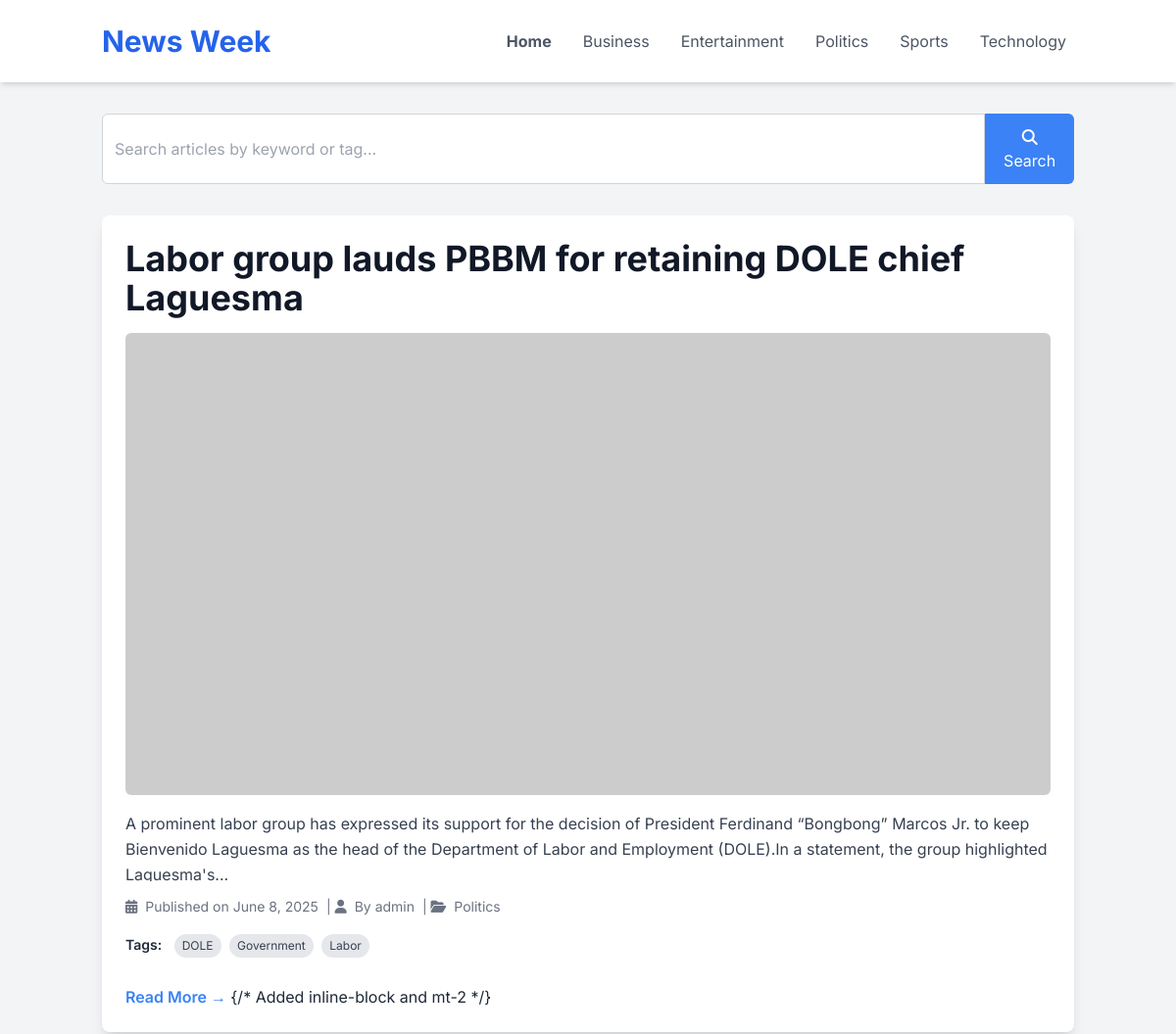
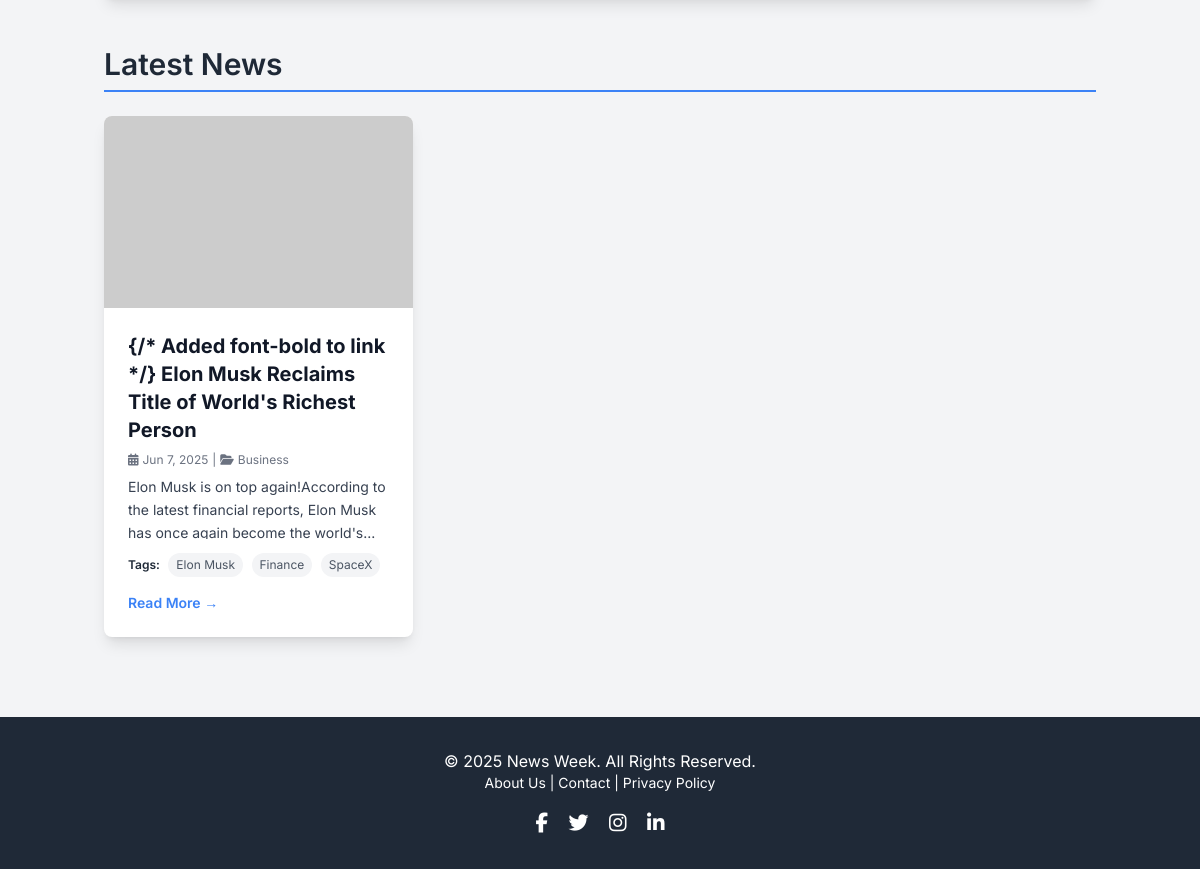
The page / on the database its author committed (2 pictures, top to bottom).
### tables this page shows
CREATE TABLE `categories` (
  `id` int(11) NOT NULL AUTO_INCREMENT,
  `name` varchar(100) NOT NULL,
  `slug` varchar(120) NOT NULL,
  `description` text DEFAULT NULL,
  `created_at` timestamp NOT NULL DEFAULT current_timestamp(),
  PRIMARY KEY (`id`),
  UNIQUE KEY `name` (`name`),
  UNIQUE KEY `slug` (`slug`)
);

CREATE TABLE `articles` (
  `id` int(11) NOT NULL AUTO_INCREMENT,
  `title` varchar(255) NOT NULL,
  `slug` varchar(270) NOT NULL,
  `content` longtext NOT NULL,
  `category_id` int(11) DEFAULT NULL,
  `admin_id` int(11) DEFAULT NULL,
  `image_url` varchar(255) DEFAULT NULL,
  `status` enum('draft','published','archived') NOT NULL DEFAULT 'draft',
  `publish_date` datetime DEFAULT NULL,
  `views` int(11) NOT NULL DEFAULT 0,
  `created_at` timestamp NOT NULL DEFAULT current_timestamp(),
  `updated_at` timestamp NOT NULL DEFAULT current_timestamp() ON UPDATE current_timestamp(),
  PRIMARY KEY (`id`),
  UNIQUE KEY `slug` (`slug`),
  KEY `category_id` (`category_id`),
  KEY `admin_id` (`admin_id`),
  KEY `status` (`status`),
  KEY `publish_date` (`publish_date`)
);

CREATE TABLE `tags` (
  `id` int(11) NOT NULL AUTO_INCREMENT,
  `name` varchar(50) NOT NULL,
  `slug` varchar(60) NOT NULL,
  `created_at` timestamp NOT NULL DEFAULT current_timestamp(),
  PRIMARY KEY (`id`),
  UNIQUE KEY `name` (`name`),
  UNIQUE KEY `slug` (`slug`)
);

### admin/includes/functions.php (called while the page is built, shortened)
<?php
function getAllCategories(PDO $pdo): array {
    try {
        $stmt = $pdo->query("SELECT id, name, slug FROM categories ORDER BY name ASC");
        return $stmt->fetchAll(PDO::FETCH_ASSOC);
    } catch (PDOException $e) {
        error_log("Error in getAllCategories: " . $e->getMessage());
        return [];
    }
}
function getTagsForArticle(PDO $pdo, int $articleId): array {
    try {
        $stmt = $pdo->prepare("SELECT t.id, t.name, t.slug
                               FROM tags t
                               JOIN article_tags at ON t.id = at.tag_id
                               WHERE at.article_id = :article_id
                               ORDER BY t.name ASC");
        $stmt->bindParam(':article_id', $articleId, PDO::PARAM_INT);
        $stmt->execute();
        return $stmt->fetchAll(PDO::FETCH_ASSOC);
    } catch (PDOException $e) {
        error_log("Error fetching tags for article $articleId: " . $e->getMessage());
        return [];
    }
}
function createExcerpt(string $htmlContent, int $length = 150, string $suffix = '...'): string {
    $text = html_entity_decode($htmlContent, ENT_QUOTES | ENT_HTML5, 'UTF-8');
    $text = strip_tags($text);
    $text = preg_replace('/\s+/', ' ', $text);
    $text = trim($text);
    if (mb_strlen($text) > $length) {
        $excerptText = mb_substr($text, 0, $length);
        $lastSpace = mb_strrpos($excerptText, ' ');
        if ($lastSpace !== false) {
            $excerptText = mb_substr($excerptText, 0, $lastSpace);
        }
        return $excerptText . $suffix;
    }
    return $text;
}
?>

### index.php (the view, shortened to what this page needs)
<?php
require_once __DIR__ . '/admin/includes/db_connect.php';
require_once __DIR__ . '/admin/includes/functions.php';
$menuCategories = getAllCategories($pdo);
$featuredArticle = null;
try {
    $stmt_featured = $pdo->prepare("
        SELECT a.*, c.name as category_name, c.slug as category_slug, adm.username as author_name
        FROM articles a
        LEFT JOIN categories c ON a.category_id = c.id
        LEFT JOIN admins adm ON a.admin_id = adm.id
        WHERE a.status = 'published'
        ORDER BY a.publish_date DESC, a.created_at DESC
        LIMIT 1
    ");
    $stmt_featured->execute();
    $featuredArticle = $stmt_featured->fetch(PDO::FETCH_ASSOC);
    if ($featuredArticle) {
        $featuredArticle['tags'] = getTagsForArticle($pdo, $featuredArticle['id']);
    }
} catch (PDOException $e) {
    error_log("Error fetching featured article: " . $e->getMessage());
}
$latestArticlesLimit = 6;
$latestArticles = [];
try {
    $sql_latest = "
        SELECT a.*, c.name as category_name, c.slug as category_slug, adm.username as author_name
        FROM articles a
        LEFT JOIN categories c ON a.category_id = c.id
        LEFT JOIN admins adm ON a.admin_id = adm.id
        WHERE a.status = 'published'";
    if ($featuredArticle) {
        $sql_latest .= " AND a.id != :featured_article_id";
    }
    $sql_latest .= " ORDER BY a.publish_date DESC, a.created_at DESC LIMIT :limit";
    $stmt_latest = $pdo->prepare($sql_latest);
    if ($featuredArticle) {
        $stmt_latest->bindParam(':featured_article_id', $featuredArticle['id'], PDO::PARAM_INT);
    }
    $stmt_latest->bindParam(':limit', $latestArticlesLimit, PDO::PARAM_INT);
    $stmt_latest->execute();
    $latestArticlesResults = $stmt_latest->fetchAll(PDO::FETCH_ASSOC);
    foreach ($latestArticlesResults as $article_item) {
        $article_item['tags'] = getTagsForArticle($pdo, $article_item['id']);
        $latestArticles[] = $article_item;
    }
} catch (PDOException $e) {
    error_log("Error fetching latest articles: " . $e->getMessage());
}
?>
<!DOCTYPE html>
<html lang="en">
<head>
    <script src="https://cdn.tailwindcss.com"></script>
    <link rel="stylesheet" href="https://cdnjs.cloudflare.com/ajax/libs/font-awesome/6.5.1/css/all.min.css">
    <link rel="stylesheet" href="css/style.css">
</head>
<body class="bg-gray-100 text-gray-800">
<?php require_once __DIR__ . '/includes/header.php'; ?>
    <main class="container mx-auto px-4 py-8">
        <section class="mb-8">
            <form action="search.php" method="GET" class="flex">
                <input
                    type="text"
                    name="query"
                    placeholder="Search articles by keyword or tag..."
                    class="w-full p-3 rounded-l-md border border-gray-300 focus:outline-none focus:ring-2 focus:ring-blue-500"
                >
                <button
                    type="submit"
                    class="bg-blue-500 text-white p-3 rounded-r-md hover:bg-blue-600 transition duration-200"
                >
                    <i class="fas fa-search"></i> Search
                </button>
            </form>
        </section>
        <?php if ($featuredArticle): ?>
        <section class="mb-12 p-6 bg-white rounded-lg shadow-lg">
            <h2 class="block text-3xl md:text-4xl font-bold mb-4 text-gray-900">
                <a href="article.php?slug=<?php echo htmlspecialchars($featuredArticle['slug']); ?>" class="hover:text-blue-600 font-bold">
                    <?php echo htmlspecialchars($featuredArticle['title']); ?>
                </a>
            </h2>
            <?php if (!empty($featuredArticle['image_url'])): ?>
                <a href="article.php?slug=<?php echo htmlspecialchars($featuredArticle['slug']); ?>" class="block mb-4">
                    <img src="<?php echo htmlspecialchars($featuredArticle['image_url']); ?>" alt="<?php echo htmlspecialchars($featuredArticle['title']); ?>"
                         onerror="this.onerror=null;this.src='https://placehold.co/1200x600/E2E8F0/4A5568?text=Image+Not+Available';"
                         class="w-full h-auto max-h-[500px] object-cover rounded-md">
                </a>
            <?php endif; ?>
            <p class="block text-gray-700 mb-4 leading-relaxed line-clamp-3">
                <?php echo htmlspecialchars(createExcerpt($featuredArticle['content'], 250)); ?>
            </p>
            <div class="flex flex-wrap items-center text-sm text-gray-500 mb-2 gap-x-2">
                <span><i class="fas fa-calendar-alt mr-1"></i> Published on <?php echo date('F j, Y', strtotime($featuredArticle['publish_date'])); ?></span>
                <?php if (!empty($featuredArticle['author_name'])): ?>
                <span>| <i class="fas fa-user mr-1"></i> By <?php echo htmlspecialchars($featuredArticle['author_name']); ?></span>
                <?php endif; ?>
                <?php if (!empty($featuredArticle['category_name'])): ?>
                <span>| <i class="fas fa-folder-open mr-1"></i> <a href="category.php?slug=<?php echo htmlspecialchars($featuredArticle['category_slug']); ?>" class="hover:text-blue-500"><?php echo htmlspecialchars($featuredArticle['category_name']); ?></a></span>
                <?php endif; ?>
            </div>
            <?php if (!empty($featuredArticle['tags'])): ?>
            <div class="my-4">
                <span class="text-sm font-semibold mr-2">Tags:</span>
                <?php foreach ($featuredArticle['tags'] as $tag): ?>
                    <a href="tag.php?slug=<?php echo htmlspecialchars($tag['slug']); ?>"
                       class="bg-gray-200 text-gray-700 hover:bg-gray-300 px-2 py-1 rounded-full text-xs transition duration-150 ease-in-out inline-block mr-1 mb-1">
                       <?php echo htmlspecialchars($tag['name']); ?>
                    </a>
                <?php endforeach; ?>
            </div>
            <?php endif; ?>
            <a href="article.php?slug=<?php echo htmlspecialchars($featuredArticle['slug']); ?>" class="text-blue-500 hover:text-blue-700 font-semibold inline-block mt-2">Read More &rarr;</a> {/* Added inline-block and mt-2 */}
        </section>
        <?php else: ?>
            <p class="text-center text-gray-600 text-lg mb-12">No featured articles available at the moment. Check back soon!</p>
        <?php endif; ?>
        <section>
            <h2 class="text-3xl font-semibold mb-6 text-gray-800 border-b-2 border-blue-500 pb-2">Latest News</h2>
            <?php if (!empty($latestArticles)): ?>
            <div class="grid grid-cols-1 md:grid-cols-2 lg:grid-cols-3 gap-8">
                <?php foreach ($latestArticles as $article): ?>
                <div class="bg-white rounded-lg shadow-lg overflow-hidden flex flex-col transform hover:scale-105 transition-transform duration-300">
                    <a href="article.php?slug=<?php echo htmlspecialchars($article['slug']); ?>" class="block">
                        <?php if (!empty($article['image_url'])): ?>
                            <img src="<?php echo htmlspecialchars($article['image_url']); ?>" alt="<?php echo htmlspecialchars($article['title']); ?>"
                                 onerror="this.onerror=null;this.src='https://placehold.co/600x400/CBD5E0/4A5568?text=Image+Missing';"
                                 class="w-full h-48 object-cover">
                        <?php else: ?>
                             <img src="https://placehold.co/600x400/CBD5E0/4A5568?text=<?php echo urlencode(htmlspecialchars(createExcerpt($article['title'], 20))); ?>"
                                  alt="<?php echo htmlspecialchars($article['title']); ?>"
                                  class="w-full h-48 object-cover">
                        <?php endif; ?>
                    </a>
                    <div class="p-6 flex flex-col flex-grow">
                        <h3 class="text-xl font-bold mb-2 text-gray-900">
                            <a href="article.php?slug=<?php echo htmlspecialchars($article['slug']); ?>" class="hover:text-blue-600 font-bold"> {/* Added font-bold to link */}
                                <?php echo htmlspecialchars($article['title']); ?>
                            </a>
                        </h3>
                        <div class="flex items-center text-xs text-gray-500 mb-2">
                           <i class="fas fa-calendar-alt mr-1"></i> <?php echo date('M j, Y', strtotime($article['publish_date'])); ?>
                           <?php if (!empty($article['category_name'])): ?>
                            <span class="mx-1">|</span> <i class="fas fa-folder-open mr-1"></i> <a href="category.php?slug=<?php echo htmlspecialchars($article['category_slug']); ?>" class="hover:text-blue-500"><?php echo htmlspecialchars($article['category_name']); ?></a>
                           <?php endif; ?>
                        </div>
                        <p class="text-gray-700 text-sm mb-3 leading-relaxed line-clamp-3 flex-grow">
                            <?php echo htmlspecialchars(createExcerpt($article['content'], 120)); ?>
                        </p>
                        <?php if (!empty($article['tags'])): ?>
                        <div class="mb-3">
                            <span class="text-xs font-semibold mr-1">Tags:</span>
                            <?php foreach ($article['tags'] as $index => $tag): ?>
                                <?php if($index < 3): ?>
                                <a href="tag.php?slug=<?php echo htmlspecialchars($tag['slug']); ?>"
                                   class="bg-gray-100 text-gray-600 hover:bg-gray-200 px-2 py-1 rounded-full text-xs transition duration-150 ease-in-out inline-block mr-1 mb-1">
                                   <?php echo htmlspecialchars($tag['name']); ?>
                                </a>
                                <?php endif; ?>
                            <?php endforeach; ?>
                        </div>
                        <?php endif; ?>
                        <a href="article.php?slug=<?php echo htmlspecialchars($article['slug']); ?>" class="text-blue-500 hover:text-blue-700 text-sm font-semibold mt-auto">Read More &rarr;</a>
                    </div>
                </div>
                <?php endforeach; ?>
            </div>
            <?php else: ?>
                <p class="text-center text-gray-600 text-lg">No more articles to display right now. Please check back later!</p>
            <?php endif; ?>
        </section>
    </main>
<?php require_once __DIR__ . '/includes/footer.php'; ?>
</body>
</html>

### Includes/header.php (shortened to what this page needs)
<?php
$current_page_name = basename($_SERVER['PHP_SELF']);
?>
<!DOCTYPE html>
<html lang="en">
<head>
    <script src="https://cdn.tailwindcss.com"></script>
    <link rel="stylesheet" href="https://cdnjs.cloudflare.com/ajax/libs/font-awesome/6.5.1/css/all.min.css">
    <link rel="stylesheet" href="css/style.css">
</head>
<body class="bg-gray-100 text-gray-800">
    <header class="bg-white shadow-md sticky top-0 z-50">
        <div class="container mx-auto px-4 py-6 flex flex-col sm:flex-row justify-between items-center">
            <h1 class="text-3xl font-bold text-blue-600">
                <a href="index.php">News Week</a>
            </h1>
            <nav class="mt-4 sm:mt-0">
                <ul class="flex space-x-2 sm:space-x-4 text-sm sm:text-base flex-wrap justify-center">
                    <li>
                        <a href="index.php"
                           class="text-gray-600 hover:text-blue-500 px-2 py-1 rounded <?php echo ($current_page_name === 'index.php') ? 'font-bold text-blue-600' : ''; ?>">
                           Home
                        </a>
                    </li>
                    <?php if (!empty($menuCategories)): ?>
                        <?php foreach ($menuCategories as $category_item): ?>
                            <li>
                                <a href="category.php?slug=<?php echo htmlspecialchars($category_item['slug']); ?>"
                                   class="text-gray-600 hover:text-blue-500 px-2 py-1 rounded <?php echo (isset($categorySlug) && $categorySlug === $category_item['slug']) ? 'font-bold text-blue-600' : ''; ?>">
                                    <?php echo htmlspecialchars($category_item['name']); ?>
                                </a>
                            </li>
                        <?php endforeach; ?>
                    <?php endif; ?>
                </ul>
            </nav>
        </div>
    </header>

### rows shown on the page
categories: name "Business"
categories: name "Entertainment"
categories: name "Politics"
categories: name "Sports"
categories: name "Technology"
articles: title "Labor group lauds PBBM for retaining DOLE chief Laguesma", content "A prominent labor group has expressed its support for the decision of President Ferdinand “Bongbong” Marcos Jr. to keep Bienvenido Laguesma as the head of the Department of Labor and Employment (DOLE).In a statement, the group highlighted Laguesma's...", publish_date "June 8, 2025", admin.username "admin", category.name "Politics"
tags: name "DOLE"
tags: name "Government"
tags: name "Labor"
articles: title "Elon Musk Reclaims Title of World's Richest Person", publish_date "Jun 7, 2025", category.name "Business", content "Elon Musk is on top again!According to the latest financial reports, Elon Musk has once again become the world's..."
tags: name "Elon Musk"
tags: name "Finance"
tags: name "SpaceX"
